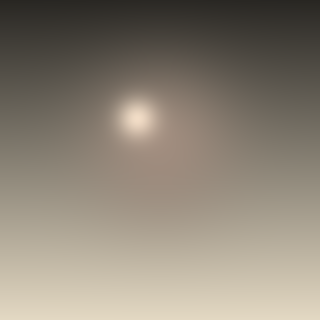
#> input picture gallery/00_source.png, 320 x 320 px
$ python build_gallery.py ../gallery/00_source.png
#> lines starting #> are read from the running program, lines starting #| are printed output that depends on the picture; after the words box and inside, x2 and y2 are one past the last pixel; in counts of white or black regions, pixels touching at a corner belong together
### tools/halftone_common.py
"""Shared helpers for the halftone_mosaic Python tools.

Pure NumPy + Pillow. Images are handled as float arrays in [0, 1]. We keep a
clear distinction between *gamma* (sRGB) space, which is where dithering and
halftoning live perceptually, and *linear* space, which is where averaging /
blurring is physically correct.
"""
from __future__ import annotations

import numpy as np
from PIL import Image

# Palette from the repo seed (handy defaults for tools/notebooks).
PALETTE = {
    "halftone_black": "#000000",
    "halftone_white": "#FFFFFF",
    "cyan": "#00FFFF",
    "magenta": "#FF00FF",
    "yellow": "#FFFF00",
    "newsprint_beige": "#F5F5DC",
    "stained_glass_blue": "#3366CC",
}


def load_image(path: str, mode: str = "RGB") -> np.ndarray:
    """Load an image as a float array in [0, 1] with shape (H, W, C)."""
    img = Image.open(path).convert(mode)
    arr = np.asarray(img, dtype=np.float64) / 255.0
    if arr.ndim == 2:
        arr = arr[..., None]
    return arr


def save_image(arr: np.ndarray, path: str) -> None:
    """Save a float array in [0, 1] (or a 2D gray array) to disk as 8-bit."""
    a = np.clip(arr, 0.0, 1.0)
    a = (a * 255.0 + 0.5).astype(np.uint8)
    if a.ndim == 3 and a.shape[2] == 1:
        a = a[..., 0]
    Image.fromarray(a).save(path)


def to_gray(rgb: np.ndarray) -> np.ndarray:
    """Rec. 709 luminance, shape (H, W)."""
    if rgb.ndim == 2:
        return rgb
    if rgb.shape[2] == 1:
        return rgb[..., 0]
    return rgb[..., :3] @ np.array([0.2126, 0.7152, 0.0722])


def srgb_to_linear(c: np.ndarray) -> np.ndarray:
    """Approximate sRGB -> linear (gamma 2.2)."""
    return np.power(np.clip(c, 0.0, 1.0), 2.2)


def linear_to_srgb(c: np.ndarray) -> np.ndarray:
    """Approximate linear -> sRGB (gamma 1/2.2)."""
    return np.power(np.clip(c, 0.0, 1.0), 1.0 / 2.2)


def rgb_to_cmyk(rgb: np.ndarray) -> np.ndarray:
    """Naive RGB->CMYK separation (no GCR/UCR). Returns (H, W, 4)."""
    r, g, b = rgb[..., 0], rgb[..., 1], rgb[..., 2]
    k = 1.0 - np.maximum.reduce([r, g, b])
    denom = np.clip(1.0 - k, 1e-6, 1.0)
    c = (1.0 - r - k) / denom
    m = (1.0 - g - k) / denom
    y = (1.0 - b - k) / denom
    return np.clip(np.stack([c, m, y, k], axis=-1), 0.0, 1.0)


# [13 lines left out: functions cmyk_to_rgb, hex_to_rgb01, not called in this run]

### tools/blue_noise_generator.py
#!/usr/bin/env python3
"""blue_noise_generator.py — generate tileable blue-noise textures.

Two methods:
  void-and-cluster (Ulichney, 1993) — the reference algorithm. Produces a
      ranking of every pixel such that any threshold gives a well-distributed
      (blue-noise) dot pattern. Slower but highest quality.
  fft — high-pass filtered white noise, iteratively matched toward a blue
      spectrum. Fast, good enough for grain/dither, not perfectly optimal.

Output is an 8-bit grayscale PNG holding the normalized rank (0..255), tileable
by construction (all neighborhood math wraps toroidally).

Examples
--------
    python blue_noise_generator.py bn64.png --size 64 --method void-cluster
    python blue_noise_generator.py bn256.png --size 256 --method fft
    python blue_noise_generator.py bn_anim --size 64 --frames 16   # 3D stack
"""
from __future__ import annotations

import argparse

import numpy as np

from halftone_common import save_image

try:
    from scipy.ndimage import gaussian_filter

    def _blur(a, sigma):
        return gaussian_filter(a, sigma=sigma, mode="wrap")
except Exception:  # pragma: no cover - scipy optional
    # [58 lines left out: functions _blur, void_and_cluster, not called in this run]


def fft_blue_noise(size: int, rng, iters: int = 50) -> np.ndarray:
    """High-pass-shaped white noise, ranked to a uniform histogram."""
    ys = np.fft.fftfreq(size)[:, None]
    xs = np.fft.fftfreq(size)[None, :]
    radius = np.sqrt(xs ** 2 + ys ** 2)
    # Target spectrum: rises with frequency, zero at DC (blue).
    target = radius / radius.max()

    noise = rng.standard_normal((size, size))
    for _ in range(iters):
        spec = np.fft.fft2(noise)
        mag = np.abs(spec)
        mag[mag == 0] = 1e-6
        # Impose blue magnitude, keep phase.
        spec = spec / mag * target
        noise = np.real(np.fft.ifft2(spec))
        # Re-uniformize the histogram (preserves perceptual evenness).
        order = noise.argsort(axis=None)
        ranks = np.empty(size * size)
        ranks[order] = np.linspace(0, 1, size * size)
        noise = ranks.reshape(size, size)
    return (noise * (size * size - 1)).astype(np.int64)


def generate(size: int, method: str, rng) -> np.ndarray:
    if method == "void-cluster":
        ranks = void_and_cluster(size, rng)
    else:
        ranks = fft_blue_noise(size, rng)
    return ranks.astype(np.float64) / (size * size - 1)


# [26 lines left out: function main, not called in this run]


# [2 lines that do not run on import are left out]

### tools/halftone_renderer.py
#!/usr/bin/env python3
"""halftone_renderer.py — CMYK halftone rendering (AM and FM screening).

AM (amplitude modulated): a regular dot grid per channel, dot size tracks ink
coverage, each channel rotated to a classic screen angle to minimise moiré.
FM (frequency modulated / stochastic): uniform-size dots whose *density*
tracks coverage, no fixed angle, no moiré.

Optionally simulates dot gain (ink spread on paper). Output is a high-res RGB
image suitable for screen, or a 1-bit-per-channel bitmap feel at high
supersampling.

Examples
--------
    python halftone_renderer.py portrait.jpg out.png --mode am --lpi 60 --scale 3
    python halftone_renderer.py portrait.jpg out.png --mode am --shape ellipse --dot-gain 0.1
    python halftone_renderer.py portrait.jpg out.png --mode fm --dot-size 2 --scale 2
"""
from __future__ import annotations

import argparse

import numpy as np

from halftone_common import load_image, save_image, rgb_to_cmyk

# Classic CMYK screen angles (degrees). Yellow at 0° (eye least sensitive).
ANGLES = {"C": 15.0, "M": 75.0, "Y": 0.0, "K": 45.0}
# Ink colors as RGB multipliers (subtractive).
INK_RGB = {
    "C": np.array([0.0, 1.0, 1.0]),
    "M": np.array([1.0, 0.0, 1.0]),
    "Y": np.array([1.0, 1.0, 0.0]),
    "K": np.array([0.0, 0.0, 0.0]),
}


def _coords(h: int, w: int, angle_deg: float):
    """Pixel coordinates rotated about the image center."""
    ys, xs = np.mgrid[0:h, 0:w].astype(np.float64)
    cx, cy = w / 2.0, h / 2.0
    xs -= cx
    ys -= cy
    a = np.radians(angle_deg)
    ca, sa = np.cos(a), np.sin(a)
    return xs * ca - ys * sa, xs * sa + ys * ca


def am_screen(coverage: np.ndarray, cell: float, angle: float,
              shape: str, dot_gain: float) -> np.ndarray:
    """Amplitude-modulated screen: dot size follows coverage. Returns ink 0..1."""
    h, w = coverage.shape
    rx, ry = _coords(h, w, angle)
    fx = (np.mod(rx, cell) / cell) - 0.5
    fy = (np.mod(ry, cell) / cell) - 0.5

    cov = np.clip(coverage * (1.0 + dot_gain), 0.0, 1.0)
    radius = np.sqrt(cov) * 0.71  # area ~ coverage; reaches cell corners at 1

    if shape == "square":
        d = np.maximum(np.abs(fx), np.abs(fy))
    elif shape == "ellipse":
        d = np.sqrt(fx * fx + (fy * 1.6) ** 2)
    else:  # round
        d = np.sqrt(fx * fx + fy * fy)

    # Soft threshold for light anti-aliasing.
    aa = 0.5 / cell + 1e-3
    return 1.0 - np.clip((d - (radius - aa)) / (2 * aa), 0.0, 1.0)


def fm_screen(coverage: np.ndarray, dot_size: float, density: float,
              rng: np.random.Generator) -> np.ndarray:
    """Frequency-modulated screen: uniform dots, density follows coverage."""
    h, w = coverage.shape
    ink = np.zeros((h, w))
    cell = max(int(round(min(h, w) / max(density, 1.0))), 1)
    r = int(np.ceil(dot_size))
    ys = np.arange(0, h, cell)
    xs = np.arange(0, w, cell)
    yy, xx = np.meshgrid(ys, xs, indexing="ij")
    # Jitter candidate dot positions inside each cell.
    jy = (rng.random(yy.shape) * cell).astype(int)
    jx = (rng.random(xx.shape) * cell).astype(int)
    py = np.clip(yy + jy, 0, h - 1)
    px = np.clip(xx + jx, 0, w - 1)
    keep = rng.random(py.shape) < coverage[py, px]
    py, px = py[keep], px[keep]

    # Stamp small disks.
    yk, xk = np.mgrid[-r:r + 1, -r:r + 1]
    disk = (xk * xk + yk * yk) <= dot_size * dot_size
    for cy, cx in zip(py, px):
        y0, y1 = max(cy - r, 0), min(cy + r + 1, h)
        x0, x1 = max(cx - r, 0), min(cx + r + 1, w)
        dy0, dx0 = y0 - (cy - r), x0 - (cx - r)
        sub = disk[dy0:dy0 + (y1 - y0), dx0:dx0 + (x1 - x0)]
        ink[y0:y1, x0:x1] = np.maximum(ink[y0:y1, x0:x1], sub)
    return ink


def render(img: np.ndarray, args) -> np.ndarray:
    # Supersample for crisp dots, then downsample on save by scaling input up.
    cmyk = rgb_to_cmyk(img)
    h, w = cmyk.shape[:2]
    cell = max(min(h, w) / max(args.lpi, 1.0), 2.0)

    paper = np.ones((h, w, 3))  # white paper
    out = paper.copy()
    rng = np.random.default_rng(args.seed)

    for idx, ch in enumerate("CMYK"):
        coverage = cmyk[..., idx]
        if args.mode == "am":
            ink = am_screen(coverage, cell, ANGLES[ch], args.shape, args.dot_gain)
        else:
            ink = fm_screen(coverage, args.dot_size, args.lpi, rng)
        # Multiply ink color onto the accumulating paper (subtractive).
        ink3 = ink[..., None]
        out = out * (1.0 - ink3 * (1.0 - INK_RGB[ch]))
    return np.clip(out, 0.0, 1.0)


# [26 lines left out: function main, not called in this run]


# [2 lines that do not run on import are left out]

### tools/dither_applier.py
#!/usr/bin/env python3
"""dither_applier.py — apply classic dithering algorithms to an image.

Supports ordered (Bayer) and error-diffusion kernels (Floyd-Steinberg,
Atkinson, Jarvis-Judice-Ninke, Sierra, Stevenson-Arce) plus blue-noise
threshold dithering. Works on grayscale or per-channel RGB and quantizes to an
arbitrary number of levels.

Unlike the GPU shaders (which approximate error diffusion in a local window),
this tool runs the *true* serial recurrence over the whole image, so output is
pixel-exact and reference-quality.

Examples
--------
    python dither_applier.py in.png out.png --algo floyd --levels 2
    python dither_applier.py in.png out.png --algo atkinson --color
    python dither_applier.py in.png out.png --algo bayer --matrix 8 --levels 4
    python dither_applier.py in.png out.png --algo blue-noise --noise bn256.png
"""
from __future__ import annotations

import argparse

import numpy as np

from halftone_common import load_image, save_image, to_gray

# Error-diffusion kernels: list of (dx, dy, weight). Weights sum to 1 except
# Atkinson, which deliberately discards 2/8 of the error.
KERNELS = {
    "floyd": [(1, 0, 7 / 16), (-1, 1, 3 / 16), (0, 1, 5 / 16), (1, 1, 1 / 16)],
    "atkinson": [
        (1, 0, 1 / 8), (2, 0, 1 / 8),
        (-1, 1, 1 / 8), (0, 1, 1 / 8), (1, 1, 1 / 8),
        (0, 2, 1 / 8),
    ],
    "jjn": [
        (1, 0, 7 / 48), (2, 0, 5 / 48),
        (-2, 1, 3 / 48), (-1, 1, 5 / 48), (0, 1, 7 / 48), (1, 1, 5 / 48), (2, 1, 3 / 48),
        (-2, 2, 1 / 48), (-1, 2, 3 / 48), (0, 2, 5 / 48), (1, 2, 3 / 48), (2, 2, 1 / 48),
    ],
    "sierra": [
        (1, 0, 5 / 32), (2, 0, 3 / 32),
        (-2, 1, 2 / 32), (-1, 1, 4 / 32), (0, 1, 5 / 32), (1, 1, 4 / 32), (2, 1, 2 / 32),
        (-1, 2, 2 / 32), (0, 2, 3 / 32), (1, 2, 2 / 32),
    ],
    "stevenson-arce": [
        (2, 0, 32 / 200),
        (-3, 1, 12 / 200), (-1, 1, 26 / 200), (1, 1, 30 / 200), (3, 1, 16 / 200),
        (-2, 2, 12 / 200), (0, 2, 26 / 200), (2, 2, 12 / 200),
        (-3, 3, 5 / 200), (-1, 3, 12 / 200), (1, 3, 12 / 200), (3, 3, 5 / 200),
    ],
}


def bayer_matrix(n: int) -> np.ndarray:
    """Normalized Bayer threshold matrix of order n (2, 4, 8...), values [0,1)."""
    if n < 2:
        return np.array([[0.0]])
    base = np.array([[0, 2], [3, 1]], dtype=np.float64)
    m = base
    size = 2
    while size < n:
        m = np.block([
            [4 * m + 0, 4 * m + 2],
            [4 * m + 3, 4 * m + 1],
        ])
        size *= 2
    return m / (n * n)


def quantize(v: np.ndarray, levels: int) -> np.ndarray:
    L = max(levels - 1, 1)
    return np.round(np.clip(v, 0.0, 1.0) * L) / L


def ordered_dither(chan: np.ndarray, levels: int, matrix: int) -> np.ndarray:
    m = bayer_matrix(matrix)
    h, w = chan.shape
    tiled = np.tile(m, (h // matrix + 1, w // matrix + 1))[:h, :w]
    L = max(levels - 1, 1)
    return np.floor(chan * L + (tiled - 0.5) + 0.5) / L


def blue_noise_dither(chan: np.ndarray, levels: int, noise: np.ndarray) -> np.ndarray:
    h, w = chan.shape
    nh, nw = noise.shape
    tiled = np.tile(noise, (h // nh + 1, w // nw + 1))[:h, :w]
    L = max(levels - 1, 1)
    return np.floor(chan * L + (tiled - 0.5) + 0.5) / L


def error_diffusion(chan: np.ndarray, levels: int, kernel, serpentine: bool) -> np.ndarray:
    """True serial error diffusion. `chan` is a 2D float array in [0,1]."""
    out = chan.astype(np.float64).copy()
    h, w = out.shape
    for y in range(h):
        xs = range(w)
        flip = serpentine and (y % 2 == 1)
        if flip:
            xs = range(w - 1, -1, -1)
        for x in xs:
            old = out[y, x]
            new = quantize(np.array(old), levels).item()
            err = old - new
            out[y, x] = new
            for dx, dy, wgt in kernel:
                sx = x - dx if flip else x + dx
                sy = y + dy
                if 0 <= sx < w and 0 <= sy < h:
                    out[sy, sx] += err * wgt
    return np.clip(out, 0.0, 1.0)


# [41 lines left out: functions apply_dither, main, not called in this run]


# [2 lines that do not run on import are left out]

### tools/mosaic_tile_generator.py
#!/usr/bin/env python3
"""mosaic_tile_generator.py — turn an image into a mosaic of tiles.

Tile shapes:
  square   - regular grid, each tile = mean color of its region
  brick    - square tiles, every other row offset by half a tile
  hex      - hexagonal lattice (pointy-top), nearest-center assignment
  triangle - each square split into two triangles, each its own mean color
  voronoi  - irregular Voronoi cells from jittered (or random) seed points

Rendering styles: average color (default) or dominant color (mode of a coarse
color histogram). Optionally emits a tile map (PNG where each tile is a flat
integer id encoded in RGB) for interactive "hover to reveal" effects.

Examples
--------
    python mosaic_tile_generator.py in.jpg out.png --shape square --tile 24
    python mosaic_tile_generator.py in.jpg out.png --shape hex --tile 18 --grout 0.08
    python mosaic_tile_generator.py in.jpg out.png --shape voronoi --seeds 1500
    python mosaic_tile_generator.py in.jpg out.png --shape triangle --tile 30 --tilemap map.png
"""
from __future__ import annotations

import argparse

import numpy as np

from halftone_common import load_image, save_image, srgb_to_linear, linear_to_srgb


def _region_mean(img: np.ndarray, labels: np.ndarray, n: int,
                 dominant: bool) -> np.ndarray:
    """Color each pixel by its label's mean (or dominant) color."""
    h, w, c = img.shape
    flat = img.reshape(-1, c)
    lab = labels.reshape(-1)
    out = np.zeros_like(flat)
    if dominant:
        # Dominant = mean of the densest bin in a coarse 3D histogram per label.
        q = np.clip((flat * 4).astype(int), 0, 3)  # 4^3 = 64 bins
        key = (q[:, 0] * 16 + q[:, 1] * 4 + q[:, 2])
        for lbl in range(n):
            m = lab == lbl
            if not m.any():
                continue
            bins = key[m]
            top = np.bincount(bins, minlength=64).argmax()
            sel = m & (key == top)
            out[m] = flat[sel].mean(axis=0)
    else:
        lin = srgb_to_linear(flat)
        for ch in range(c):
            sums = np.bincount(lab, weights=lin[:, ch], minlength=n)
            counts = np.bincount(lab, minlength=n)
            counts[counts == 0] = 1
            means = sums / counts
            out[:, ch] = means[lab]
        out = linear_to_srgb(out)
    return out.reshape(h, w, c)


def square_labels(h: int, w: int, tile: int, brick: bool):
    ys, xs = np.mgrid[0:h, 0:w]
    if brick:
        row = ys // tile
        xs = xs + np.where(row % 2 == 1, tile // 2, 0)
    ty, tx = ys // tile, xs // tile
    cols = (w // tile) + 2
    labels = ty * cols + tx
    return _reindex(labels)


# [8 lines left out: function triangle_labels, not called in this run]


def hex_labels(h: int, w: int, size: int):
    ys, xs = np.mgrid[0:h, 0:w].astype(np.float64)
    gx, gy = size * 1.7320508, size * 1.5
    # Two interleaved grids; assign to nearest center.
    ax = (np.floor(xs / gx) + 0.5) * gx
    ay = (np.floor(ys / gy) + 0.5) * gy
    bx = (np.floor((xs - gx / 2) / gx) + 0.5) * gx + gx / 2
    by = (np.floor((ys - gy / 2) / gy) + 0.5) * gy + gy / 2
    da = (xs - ax) ** 2 + (ys - ay) ** 2
    db = (xs - bx) ** 2 + (ys - by) ** 2
    pick_b = db < da
    cx = np.where(pick_b, bx, ax)
    cy = np.where(pick_b, by, ay)
    key = np.round(cx).astype(np.int64) * (h + 1) + np.round(cy).astype(np.int64)
    return _reindex(key)


def voronoi_labels(h: int, w: int, n_seeds: int, rng):
    sx = rng.integers(0, w, n_seeds)
    sy = rng.integers(0, h, n_seeds)
    ys, xs = np.mgrid[0:h, 0:w]
    # Nearest seed via chunked distance to keep memory bounded.
    labels = np.zeros((h, w), dtype=np.int64)
    best = np.full((h, w), np.inf)
    for i in range(n_seeds):
        d = (xs - sx[i]) ** 2 + (ys - sy[i]) ** 2
        closer = d < best
        best = np.where(closer, d, best)
        labels = np.where(closer, i, labels)
    return labels, n_seeds


def _reindex(labels: np.ndarray):
    uniq, inv = np.unique(labels, return_inverse=True)
    return inv.reshape(labels.shape), len(uniq)


def apply_grout(img: np.ndarray, labels: np.ndarray, width: float) -> np.ndarray:
    """Darken pixels on a tile boundary to create grout/lead lines."""
    if width <= 0:
        return img
    edge = np.zeros(labels.shape, dtype=bool)
    edge[:-1, :] |= labels[:-1, :] != labels[1:, :]
    edge[:, :-1] |= labels[:, :-1] != labels[:, 1:]
    if width > 1:
        # Thicken by OR-ing shifted copies.
        thick = edge.copy()
        k = int(width)
        for d in range(1, k):
            thick[d:, :] |= edge[:-d, :]
            thick[:, d:] |= edge[:, :-d]
        edge = thick
    out = img.copy()
    out[edge] = 0.06
    return out


# [40 lines left out: function main, not called in this run]


# [2 lines that do not run on import are left out]

### tools/build_gallery.py
#!/usr/bin/env python3
"""build_gallery.py — render a representative sample of every effect.

Generates a synthetic test image (a portrait-ish radial subject over a tonal
gradient) when no source is given, then runs the halftone, dither, and mosaic
pipelines and writes the results into ../gallery/. Re-run any time to refresh
the gallery; it is fully deterministic given a seed.

    python build_gallery.py                 # synthetic source
    python build_gallery.py photo.jpg       # your own image
"""
from __future__ import annotations

import argparse
import os

import numpy as np

from halftone_common import load_image, save_image
import halftone_renderer as hr
import dither_applier as da
import mosaic_tile_generator as mtg
from blue_noise_generator import generate as gen_bn

GALLERY = os.path.abspath(os.path.join(os.path.dirname(__file__), "..", "gallery"))


# [11 lines left out: function synthetic_source, not called in this run]


class _A:
    pass


def main() -> None:
    p = argparse.ArgumentParser(description=__doc__,
                                formatter_class=argparse.RawDescriptionHelpFormatter)
    p.add_argument("input", nargs="?", help="source image (synthetic if omitted)")
    p.add_argument("--seed", type=int, default=0)
    args = p.parse_args()

    os.makedirs(GALLERY, exist_ok=True)
    rng = np.random.default_rng(args.seed)

    if args.input:
        img = load_image(args.input)
#> in load_image, img is the input picture: PIL image 320x320 RGB; mean R, G, B 140.2, 131.6, 118.4
    else:
        img = synthetic_source()
    save_image(img, os.path.join(GALLERY, "00_source.png"))

    gray = da.to_gray(img)
    bn = gen_bn(64, "fft", rng)

    # --- Halftone ---------------------------------------------------------
    a = _A(); a.mode="am"; a.lpi=36; a.shape="round"; a.dot_gain=0.08
    a.dot_size=1.5; a.seed=args.seed
    save_image(hr.render(img, a), os.path.join(GALLERY, "10_halftone_am_round.png"))
    a.shape = "ellipse"
    save_image(hr.render(img, a), os.path.join(GALLERY, "11_halftone_am_ellipse.png"))
    a.mode="fm"; a.lpi=90; a.dot_size=1.4
    save_image(hr.render(img, a), os.path.join(GALLERY, "12_halftone_fm.png"))
#> the loop in render (call 3), `for idx, ch in enumerate("CMYK"):` made 4 passes
#> pass 2, in fm_screen (call 2), `keep = rng.random(py.shape) < coverage[py, px]`:
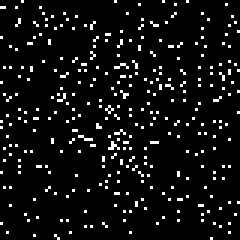
#> keep: shape (80, 80) bool (shown 3 times larger); 6.4% white in thin lines or dots

    # --- Dither -----------------------------------------------------------
    save_image(da.error_diffusion(gray, 2, da.KERNELS["floyd"], True),
               os.path.join(GALLERY, "20_dither_floyd.png"))
    save_image(da.error_diffusion(gray, 2, da.KERNELS["atkinson"], False),
               os.path.join(GALLERY, "21_dither_atkinson.png"))
#> call 2 of error_diffusion, with levels = 2, serpentine = False
#> after the loop in error_diffusion (call 2), `for y in range(h):`:
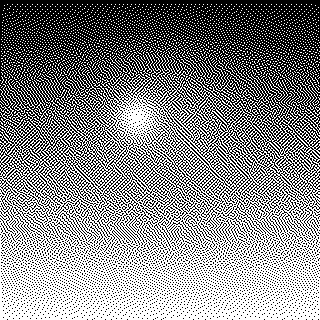
#> out: shape (320, 320) float64; values 0 (black) and 1 (white), 52.5% white; black in thin lines or dots
    save_image(da.ordered_dither(gray, 2, 8),
               os.path.join(GALLERY, "22_dither_bayer8.png"))
    save_image(da.blue_noise_dither(gray, 2, bn),
               os.path.join(GALLERY, "23_dither_blue_noise.png"))
#> in blue_noise_dither, `tiled = np.tile(noise, (h // nh + 1, w // nw + 1))[:h, :w]`:
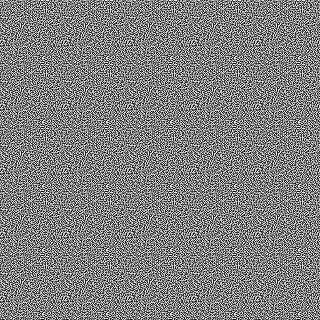
#> tiled: shape (320, 320) float64; min 0, max 1, mean 0.5
#> in blue_noise_dither, `tiled = np.tile(noise, (h // nh + 1, w // nw + 1))[:h, :w]`:
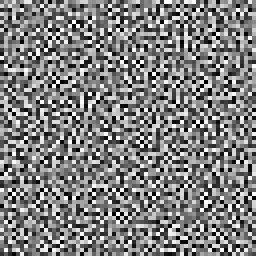
#> noise: shape (64, 64) float64 (shown 4 times larger); min 0, max 1, mean 0.5

    # --- Mosaic -----------------------------------------------------------
    h, w = img.shape[:2]
    lab, n = mtg.square_labels(h, w, 14, brick=True)
#> in _reindex, `uniq, inv = np.unique(labels, return_inverse=True)`:
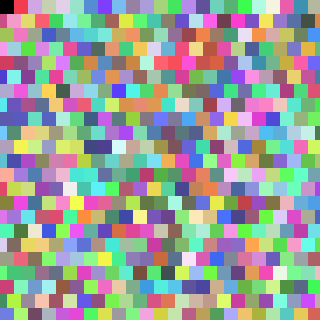
#> labels: shape (320, 320) int64; 540 distinct labels, from 0 to 550; one colour per label, 0 black
    out = mtg.apply_grout(mtg._region_mean(img, lab, n, False), lab, 1)
#> in apply_grout, `out[edge] = 0.06`:
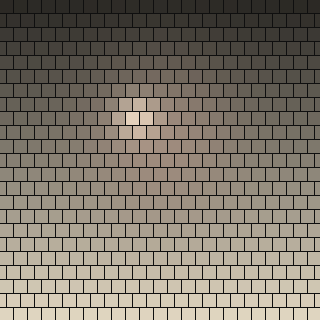
#> out: shape (320, 320, 3) float64; mean of channels 0, 1, 2 0.485, 0.456, 0.411; drawn as R, G, B
    save_image(out, os.path.join(GALLERY, "30_mosaic_brick.png"))

    lab, n = mtg.hex_labels(h, w, 11)
#> in hex_labels, `cx = np.where(pick_b, bx, ax)`:
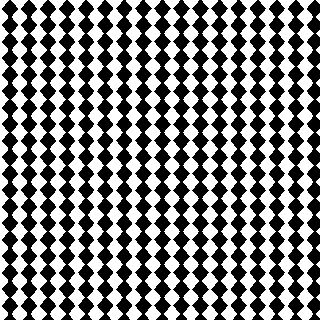
#> pick_b: shape (320, 320) bool; 49.9% white; 37 white regions (10 under 20 px), largest, box (x1, y1, x2, y2) and area: (87, 0, 104, 320) 3089, (259, 0, 276, 320) 3089, (30, 0, 47, 320) 3071
    save_image(mtg._region_mean(img, lab, n, False),
               os.path.join(GALLERY, "31_mosaic_hex.png"))

    lab, n = mtg.voronoi_labels(h, w, 500, np.random.default_rng(args.seed))
    out = mtg.apply_grout(mtg._region_mean(img, lab, n, False), lab, 2)
    save_image(out, os.path.join(GALLERY, "32_mosaic_voronoi_glass.png"))

    print(f"gallery refreshed -> {GALLERY}")


if __name__ == "__main__":
    main()
